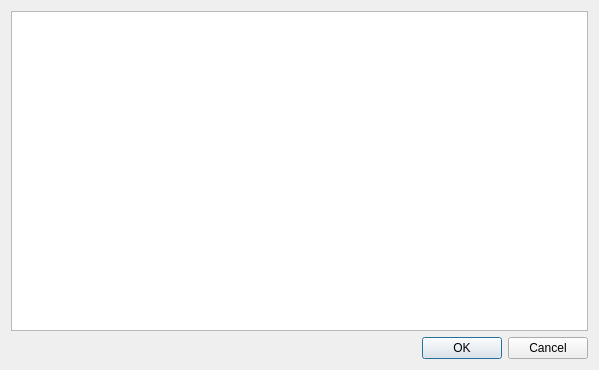
<?xml version="1.0" encoding="UTF-8"?>
<ui version="4.0">
 <class>Dialog</class>
 <widget class="QDialog" name="Dialog">
  <property name="geometry">
   <rect>
    <x>0</x>
    <y>0</y>
    <width>599</width>
    <height>370</height>
   </rect>
  </property>
  <property name="windowTitle">
   <string>Dialog</string>
  </property>
  <layout class="QVBoxLayout" name="verticalLayout">
   <item>
    <widget class="QPlainTextEdit" name="plainTextEdit"/>
   </item>
   <item>
    <widget class="QDialogButtonBox" name="buttonBox">
     <property name="standardButtons">
      <set>QDialogButtonBox::StandardButton::Cancel|QDialogButtonBox::StandardButton::Ok</set>
     </property>
    </widget>
   </item>
  </layout>
 </widget>
 <resources/>
 <connections/>
</ui>
